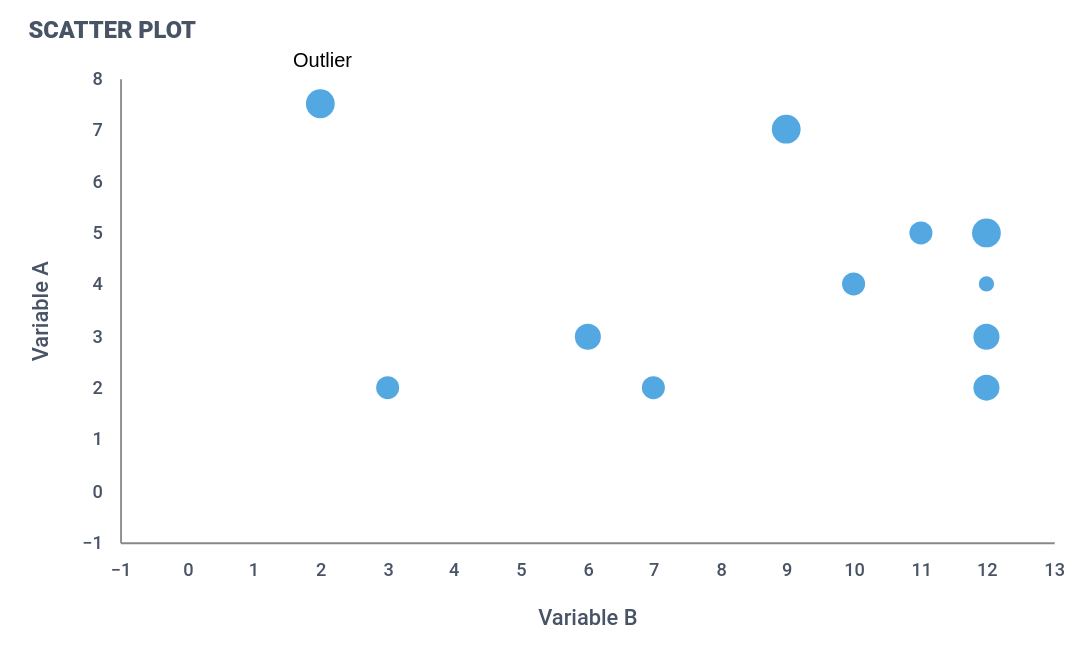

The specification (Vega-Lite) saved for this image:
### Vega specification from a JSON file in a GitHub repository (floating-point values rounded to 4 significant figures)
{"$schema": "https://vega.github.io/schema/vega/v4.json", "width": 570, "height": 330, "autosize": "fit", "padding": {"left": 15, "top": 15, "right": 15, "bottom": 15}, "title": {"text": "SCATTER PLOT", "anchor": "start", "color": "#485465", "fontSize": 13, "fontWeight": 900, "font": "roboto"}, "data": [{"name": "source", "values": [{"Variable A": 2, "Variable B": 12, "Depth": 4}, {"Variable A": 4, "Variable B": 12, "Depth": 1}, {"Variable A": 7, "Variable B": 9, "Depth": 5}, {"Variable A": 7.5, "Variable B": 2, "Depth": 5}, {"Variable A": 5, "Variable B": 12, "Depth": 4}, {"Variable A": 2, "Variable B": 3, "Depth": 3}, {"Variable A": 2, "Variable B": 7, "Depth": 3}, {"Variable A": 3, "Variable B": 6, "Depth": 4}, {"Variable A": 5, "Variable B": 11, "Depth": 3}, {"Variable A": 5, "Variable B": 12, "Depth": 5}, {"Variable A": 4, "Variable B": 10, "Depth": 3}, {"Variable A": 3, "Variable B": 12, "Depth": 4}, {"Variable A": null, "Variable B": 12, "Depth": 4}, {"Variable A": 3, "Variable B": null, "Depth": 4}], "transform": [{"type": "filter", "expr": "datum['Variable B'] != null && datum['Variable A'] != null && datum['Depth'] != null"}]}], "scales": [{"name": "x", "type": "linear", "round": true, "nice": true, "padding": 0.1, "zero": true, "domain": {"data": "source", "field": "Variable B"}, "range": "width"}, {"name": "y", "type": "linear", "round": true, "nice": true, "padding": 0.1, "zero": true, "domain": {"data": "source", "field": "Variable A"}, "range": "height"}, {"name": "size", "type": "linear", "round": true, "nice": false, "zero": true, "domain": {"data": "source", "field": "Depth"}, "range": [25, 250]}], "axes": [{"scale": "x", "grid": false, "domain": true, "orient": "bottom", "ticks": false, "tickCount": 12, "labelPadding": 10, "title": "Variable B", "titleFont": "roboto", "titleColor": "#485465", "titleFontSize": 12, "titleFontWeight": 500, "titlePadding": 16, "labelColor": "#485465", "labelFontSize": 10, "labelFontWeight": 500, "labelFont": "roboto"}, {"scale": "y", "grid": false, "domain": true, "labelPadding": 10, "orient": "left", "ticks": false, "tickCount": 7, "title": "Variable A", "titleFont": "roboto", "titleColor": "#485465", "titleFontSize": 12, "titleFontWeight": 500, "titlePadding": 16, "labelColor": "#485465", "labelFontSize": 10, "labelFontWeight": 500, "labelFont": "roboto"}], "marks": [{"name": "mark_symbol", "type": "symbol", "from": {"data": "source"}, "encode": {"update": {"x": {"scale": "x", "field": "Variable B"}, "y": {"scale": "y", "field": "Variable A"}, "size": {"scale": "size", "field": "Depth"}, "shape": {"value": "circle"}, "fill": {"value": "#53A8E2"}}}}, {"name": "mark_outlier_text", "type": "text", "from": {"data": "mark_symbol"}, "encode": {"update": {"x": {"field": "x"}, "y": {"field": "y"}, "dy": {"value": -20}, "dx": {"value": -15}, "text": {"signal": "datum.datum['Variable B'] < 5 && datum.datum['Variable A'] > 3 ? 'Outlier': '' "}, "color": "#485465"}}}]}
